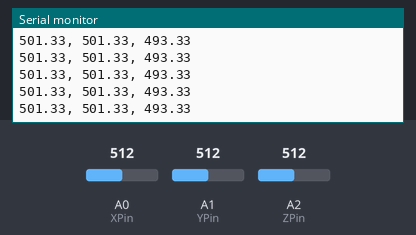
A sketch run on a simulated Arduino Uno, built with avr-gcc and run on an emulated ATmega328P. Parts: the last lines printed to the serial monitor. The test bench sets the inputs (shaded band); at power-on: A0 (XPin) = 512, A1 (YPin) = 512, A2 (ZPin) = 512.

Above: at 1.2 s.
1.3 s: A0 (XPin) set to 716
At 1.33 s:
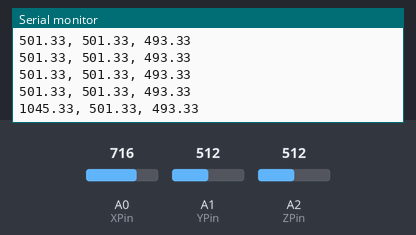
2.8 s: A1 (YPin) set to 716
At 2.86 s:
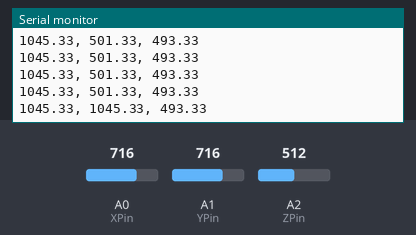
4.3 s: A2 (ZPin) set to 716
At 4.39 s:
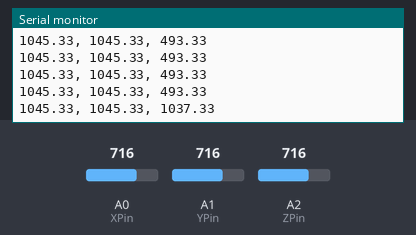
5.8 s: A0 (XPin) set to 900
At 5.81 s:
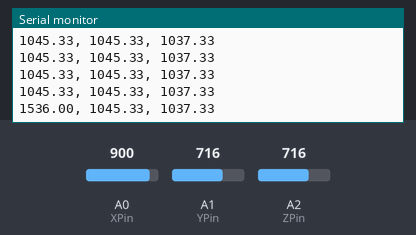
7.3 s: A1 (YPin) set to 900
At 7.34 s:
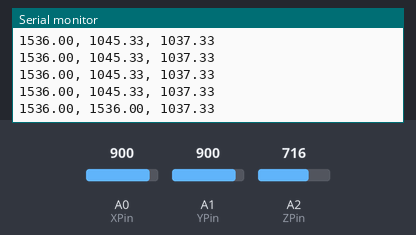
10.3 s: A2 (ZPin) set to 900
At 10.3 s:
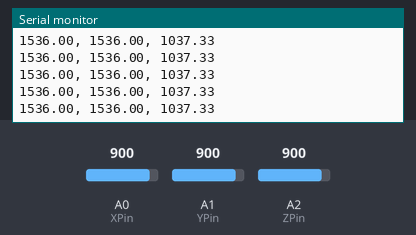
Timing chart, 0 to 12.8 s (numbered marks = the images above; inputs shaded):
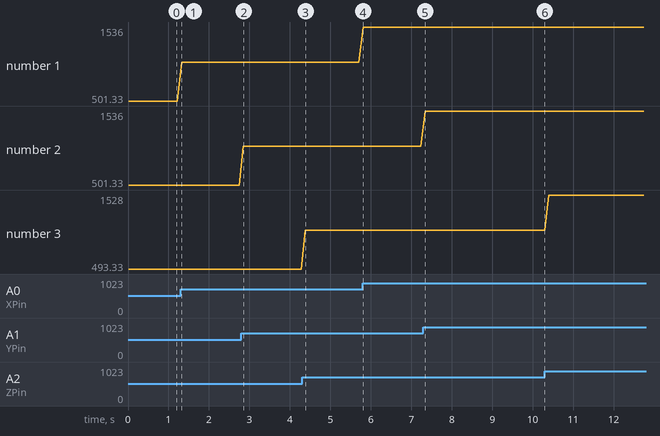

Measured:
- after the input at 1.3 s, the serial monitor: prints a new line at once (image 1)
- after the input at 2.8 s, the serial monitor: prints a new line after 0.05 s (image 2)
- after the input at 4.3 s, the serial monitor: prints a new line after 0.08 s (image 3)
- after the input at 5.8 s, the serial monitor: prints a new line at once (image 4)
- after the input at 7.3 s, the serial monitor: prints a new line at once (image 5)
- plotted number 1: 501.33 → 1045.33 after the input at 1.3 s, 1045.33 → 1536 after the input at 5.8 s
- plotted number 3: 493.33 → 1037.33 after the input at 4.3 s, 1037.33 → 1528 after the input at 10.3 s

The sketch:

accel.ino
```cpp
const int XPin = A0;
const int YPin = A1;
const int ZPin = A2;

void setup() {
  Serial.begin(9600);
  Serial.println("AXRaw, AYRAW, AZRAW");
}

void loop() {
  float AXRaw;
  float AYRaw;
  float AZRaw;

  AXRaw = analogRead(XPin);
  AYRaw = analogRead(YPin);
  AZRaw = analogRead(ZPin);

   AXRaw = AXRaw-324.0;
   AYRaw = AYRaw-324.0;
   AZRaw = AZRaw-327.0;

   AXRaw = AXRaw/12*32;
   AYRaw = AYRaw/12*32;
   AZRaw = AZRaw/12*32;
  Serial.print(AXRaw);
  Serial.print(", ");
  Serial.print(AYRaw);
  Serial.print(", ");
  Serial.println(AZRaw);

//
// student code below
//
// AXvolts = ...
// AXmss = ...
// AXGs = ...
//
// Now print AXvolts, AXmss, AXGs
//
   delay(100);
}
```
